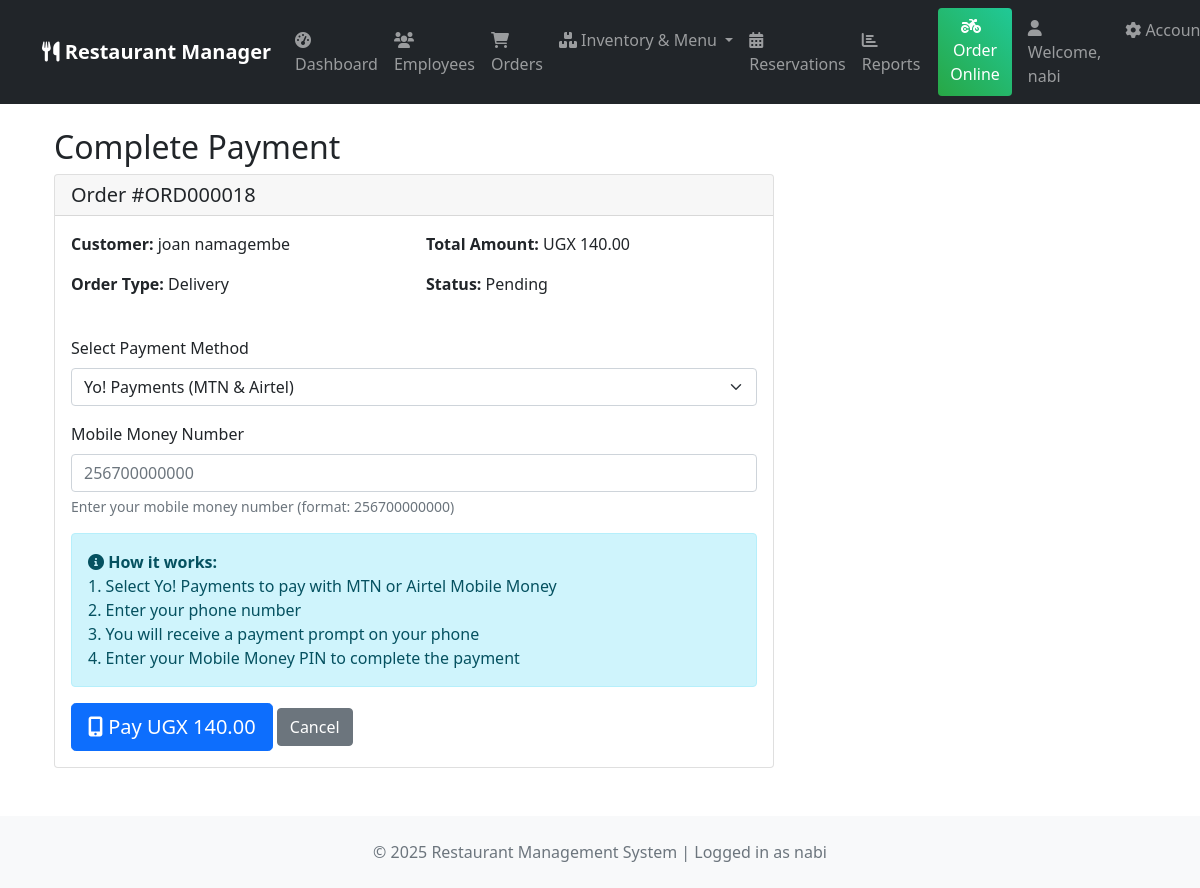
/payments/order/18/pay/ (signed in), run on the app's committed database.
### orders/models.py (models this page shows, shortened)
class Order(models.Model):
    ORDER_STATUS = [
        ('pending', 'Pending'),
        ('confirmed', 'Confirmed'),
        ('preparing', 'Preparing'),
        ('ready', 'Ready'),
        ('served', 'Served'),
        ('cancelled', 'Cancelled'),
        ('paid', 'Paid'),
    ]
    ORDER_TYPES = [
        ('dine_in', 'Dine In'),
        ('takeaway', 'Takeaway'),
        ('delivery', 'Delivery'),
    ]
    order_number = models.CharField(max_length=20, unique=True)
    customer = models.ForeignKey(Customer, on_delete=models.CASCADE, related_name='orders')
    order_type = models.CharField(max_length=20, choices=ORDER_TYPES)
    status = models.CharField(max_length=20, choices=ORDER_STATUS, default='pending')
    table_number = models.PositiveIntegerField(null=True, blank=True)
    waiter = models.ForeignKey(Employee, on_delete=models.SET_NULL, null=True, blank=True)
    created_at = models.DateTimeField(auto_now_add=True)
    updated_at = models.DateTimeField(auto_now=True)
    total_amount = models.DecimalField(max_digits=10, decimal_places=2, default=0, validators=[MinValueValidator(0)])
    notes = models.TextField(blank=True)
    branch = models.ForeignKey(Branch, on_delete=models.CASCADE, null=True, blank=True)
    delivery_address = models.TextField(blank=True, null=True)
    customer_phone = models.CharField(max_length=20, blank=True)
    customer_email = models.EmailField(blank=True)

### core/models.py (models this page shows, shortened)
class Customer(models.Model):
    name = models.CharField(max_length=100)
    phone = models.CharField(max_length=20)
    email = models.EmailField(blank=True, null=True)
    address = models.TextField(blank=True, null=True)
    created_at = models.DateTimeField(auto_now_add=True)
    preferred_branch = models.ForeignKey(Branch, on_delete=models.SET_NULL, null=True, blank=True)
    def orders_count(self):
        return self.order_set.count()
    orders_count.short_description = 'Total Orders'

### payments/views.py (the view, shortened to what this page needs)
# urls.py: path('order/<int:order_id>/pay/', views.initiate_payment, name='initiate_payment'),
@login_required
def initiate_payment(request, order_id):
    order = get_object_or_404(Order, id=order_id)
    if order.status == 'paid':
        messages.warning(request, 'This order has already been paid.')
        return redirect('orders:order_detail', order_id=order_id)
    payment_manager = PaymentManager()
    available_providers = payment_manager.get_available_providers()
    return render(request, 'payments/initiate_payment.html', {
        'order': order,
        'available_providers': available_providers
    })

### core/context_processors.py (called while the page is built)
def restaurant_info(request):
    try:
        restaurant = Restaurant.objects.first()
    except:
        restaurant = None
    return {
        'restaurant': restaurant
    }

### payments/services/payment_manager.py (called while the page is built)
    def get_available_providers(self):
        return list(self.services.keys())

### payments/templates/payments/initiate_payment.html (shortened to what this page needs)
{% extends 'base.html' %}
{% block content %}
<div class="container mt-4">
    <h2>Complete Payment</h2>
    <div class="row">
        <div class="col-md-8">
            <div class="card">
                <div class="card-header">
                    <h5 class="card-title mb-0">Order #{{ order.order_number }}</h5>
                </div>
                <div class="card-body">
                    <div class="row mb-4">
                        <div class="col-md-6">
                            <p><strong>Customer:</strong> {{ order.customer.name }}</p>
                            <p><strong>Order Type:</strong> {{ order.get_order_type_display }}</p>
                        </div>
                        <div class="col-md-6">
                            <p><strong>Total Amount:</strong> UGX {{ order.total_amount }}</p>
                            <p><strong>Status:</strong> {{ order.get_status_display }}</p>
                        </div>
                    </div>
                    <form method="post">
                        <div class="mb-3">
                            <label for="provider" class="form-label">Select Payment Method</label>
                            <select class="form-select" id="provider" name="provider" required>
                                {% if 'yo' in available_providers %}
                                <option value="yo" selected>Yo! Payments (MTN & Airtel)</option>
                                {% endif %}
                            </select>
                        </div>
                        <div class="mb-3">
                            <label for="phone_number" class="form-label">Mobile Money Number</label>
                            <input type="tel" class="form-control" id="phone_number" name="phone_number"
                                   value="{{ order.customer_phone }}" placeholder="256700000000" required>
                            <div class="form-text">Enter your mobile money number (format: 256700000000)</div>
                        </div>
                        <div class="alert alert-info">
                            <i class="fas fa-info-circle"></i>
                            <strong>How it works:</strong><br>
                            1. Select Yo! Payments to pay with MTN or Airtel Mobile Money<br>
                            2. Enter your phone number<br>
                            3. You will receive a payment prompt on your phone<br>
                            4. Enter your Mobile Money PIN to complete the payment
                        </div>
                        <button type="submit" class="btn btn-primary btn-lg" {% if not available_providers %}disabled{% endif %}>
                            <i class="fas fa-mobile-alt"></i> Pay UGX {{ order.total_amount }}
                        </button>
                        <a href="{% url 'orders:order_detail' order.id %}" class="btn btn-secondary">Cancel</a>
                    </form>
                </div>
            </div>
        </div>
    </div>
</div>
{% endblock %}

### templates/base.html (shortened to what this page needs)
<!DOCTYPE html>
<html lang="en">
<head>
    <link href="https://cdn.jsdelivr.net/npm/bootstrap@5.1.3/dist/css/bootstrap.min.css" rel="stylesheet">
    <link href="https://cdnjs.cloudflare.com/ajax/libs/font-awesome/6.0.0/css/all.min.css" rel="stylesheet">
</head>
<body>
    <nav class="navbar navbar-expand-lg navbar-dark bg-dark">
        <div class="container">
            <a class="navbar-brand" href="{% url 'core:dashboard' %}">
                <i class="fas fa-utensils"></i>
                {% if restaurant %}
                    {{ restaurant.name }} Manager
                {% else %}
                    Restaurant Manager
                {% endif %}
            </a>
            <div class="collapse navbar-collapse" id="navbarNav">
                <ul class="navbar-nav me-auto">
                    {% if user.is_authenticated %}
                    <li class="nav-item">
                        <a class="nav-link" href="{% url 'core:dashboard' %}">
                            <i class="fas fa-tachometer-alt"></i> Dashboard
                        </a>
                    </li>
                    <li class="nav-item">
                        <a class="nav-link" href="{% url 'core:employee_list' %}">
                            <i class="fas fa-users"></i> Employees
                        </a>
                    </li>
                    <li class="nav-item">
                        <a class="nav-link" href="{% url 'orders:order_list' %}">
                            <i class="fas fa-shopping-cart"></i> Orders
                        </a>
                    </li>
                    <li class="nav-item dropdown">
                        <a class="nav-link dropdown-toggle" href="#" role="button" data-bs-toggle="dropdown">
                            <i class="fas fa-boxes"></i> Inventory & Menu
                        </a>
                    </li>
                    <li class="nav-item">
                        <a class="nav-link" href="{% url 'reservations:reservation_dashboard' %}">
                            <i class="fas fa-calendar-alt"></i> Reservations
                        </a>
                    </li>
                    <li class="nav-item">
                        <a class="nav-link" href="{% url 'reports:reports_dashboard' %}">
                            <i class="fas fa-chart-bar"></i> Reports
                        </a>
                    </li>
                    {% endif %}
                </ul>
                <div class="navbar-nav">
                    <a class="btn btn-success online-order-btn me-3" href="{% url 'orders:online_order' %}">
                        <i class="fas fa-motorcycle me-2"></i>Order Online
                    </a>
                    {% if user.is_authenticated %}
                        <span class="navbar-text me-3">
                            <i class="fas fa-user"></i> Welcome, {{ user.get_full_name|default:user.username }}
                        </span>
                        <div class="nav-item dropdown">
                            <a class="nav-link dropdown-toggle" href="#" role="button" data-bs-toggle="dropdown">
                                <i class="fas fa-cog"></i> Account
                            </a>
                        </div>
                    {% else %}
                        <a class="nav-link" href="{% url 'login' %}">
                            <i class="fas fa-sign-in-alt"></i> Login
                        </a>
                    {% endif %}
                </div>
            </div>
        </div>
    </nav>
    <div class="container mt-4">
        {% block content %}
        {% endblock %}
    </div>
    <footer class="mt-5 py-4 bg-light">
        <div class="container text-center">
            <p class="text-muted mb-0">
                &copy; {% now "Y" %} Restaurant Management System
                {% if user.is_authenticated %}
                | Logged in as {{ user.username }}
                {% endif %}
            </p>
        </div>
    </footer>
</body>
</html>

### templates/base.html (style rules this page uses)
.navbar-brand { font-weight: 600; }
.navbar-nav .nav-link { padding: 8px 15px; margin: 2px 0; border-radius: 5px; transition: all 0.3s ease; }
.online-order-btn { background: linear-gradient(45deg, #28a745, #20c997); border: none; margin-left: 10px; }

### data on the page
Order: order_number "ORD000018", customer.name "joan namagembe", order_type "Delivery", total_amount "140.00", status "Pending"

### other printed values
{{ user.get_full_name|default:user.username }} "nabi"
{{ user.username }} "nabi"
